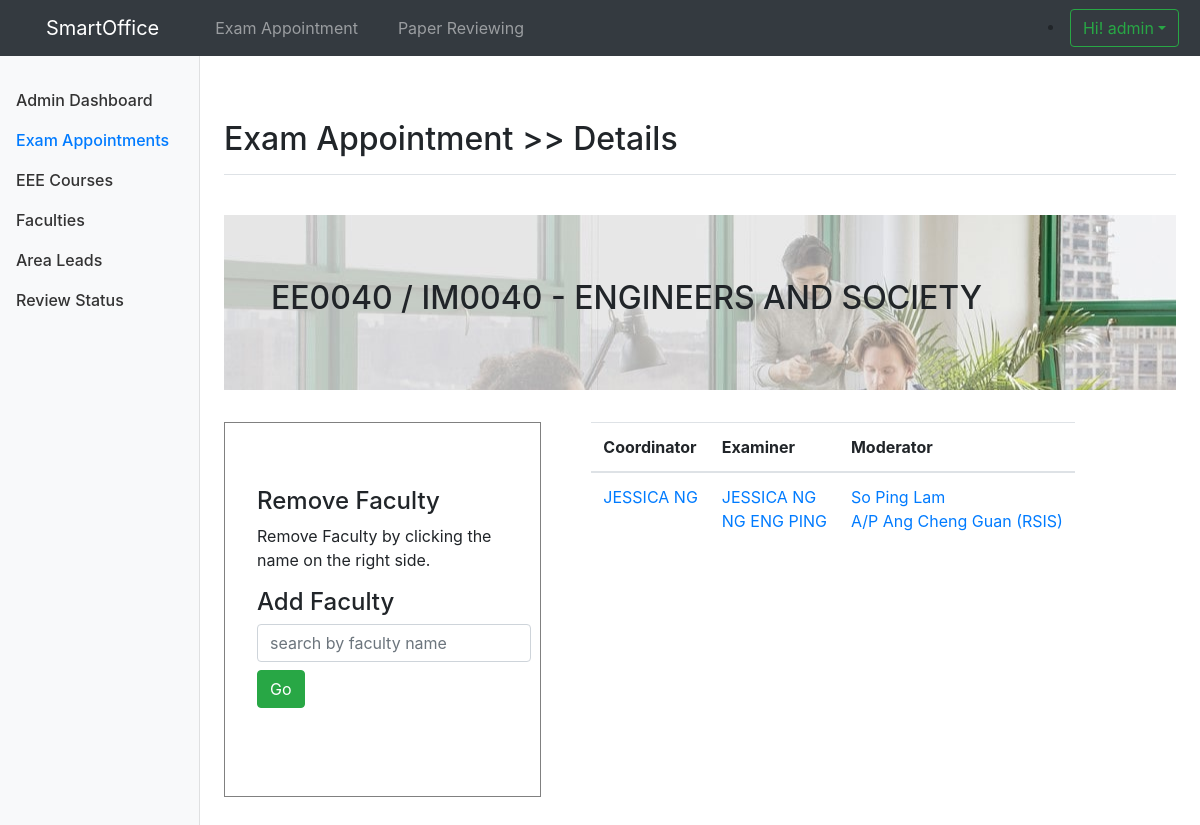
Screenshot of /scy/examdetail.php?courseid=2 (signed in) with the database file from the repository.
### tables this page shows
CREATE TABLE `course` (
  `courseid` int(11) NOT NULL,
  `area` varchar(20) NOT NULL,
  `code` varchar(20) NOT NULL,
  `coursename` varchar(100) NOT NULL,
  `exam` varchar(10) DEFAULT 'yes',
  `offered` varchar(10) DEFAULT 'yes',
  `ugpg` varchar(10) DEFAULT 'ug'
);

CREATE TABLE `examstaff` (
  `examid` int(11) NOT NULL,
  `staffid` int(11) NOT NULL,
  `courseid` int(11) NOT NULL,
  `role` varchar(5) NOT NULL
);

CREATE TABLE `staff` (
  `staffid` int(11) NOT NULL,
  `area` varchar(20) DEFAULT NULL,
  `name` varchar(50) NOT NULL,
  `email` varchar(50) DEFAULT NULL,
  `appointment` varchar(50) DEFAULT NULL
);

### scy/examdetail.php (the view, shortened to what this page needs)
<?php
if(!isset($_SESSION["loggedin"]) || !$_SESSION["loggedin"] === true){
    echo "<script> location.href='login.php'; </script>";
    exit;
}
else{
    require_once ("config.php");
    if ($_SERVER["REQUEST_METHOD"] == "POST"){
        if (isset($_POST['removefaculty'])){
            $sqlremove="delete from examstaff where examid=".$_POST['examid'].";";
            $resremove=mysqli_query($link,$sqlremove);
        }
        else if (isset($_POST['searchfaculty'])){
            $sqlsearchfaculty="select * from staff where name like '%".$_POST['search']."%';";
            $ressearchfaculty=mysqli_query($link,$sqlsearchfaculty);
        }
        else if(isset($_POST['addfaculty'])){
            $sqladd="insert into examstaff(staffid, courseid, role) values (".$_POST['staffid'].",".$_POST['courseid'].",'".$_POST['examrole']."');";
            $resadd=mysqli_query($link,$sqladd);
        }
        $courseid=$_POST['courseid'];
    }
    else $courseid=$_GET['courseid'];
    $sql="select * from course where courseid=".$courseid.";";
    $res=mysqli_query($link,$sql);
    $row = $res->fetch_assoc();
}
?>
<!doctype html>
<html lang="en">
<head>
    <link href="dist/css/bootstrap.min.css" rel="stylesheet">
    <link href="jumbotron.css" rel="stylesheet">
    <link href="dashboard.css" rel="stylesheet">
</head>
<body>
<?php include 'topnav.php'?>
<div class="container-fluid">
    <div class="row">
        <nav class="col-md-2 d-none d-md-block bg-light sidebar">
            <div class="sidebar-sticky">
                <ul class="nav flex-column">
                    <br>
                    <li class="nav-item">
                        <a class="nav-link" href="dashboard.php">
                            Admin Dashboard
                        </a>
                    </li>
                    <li class="nav-item">
                        <a class="nav-link active" href="modify_cem.php">
                            Exam Appointments<span class="sr-only">(current)</span>
                        </a>
                    </li>
                    <li class="nav-item">
                        <a class="nav-link" href="modify_course.php">
                            EEE Courses
                        </a>
                    </li>
                    <li class="nav-item">
                        <a class="nav-link" href="modify_staff.php">
                            Faculties
                        </a>
                    </li>
                    <li class="nav-item">
                        <a class="nav-link" href="modify_arealead.php">
                            Area Leads
                        </a>
                    </li>
                    <li class="nav-item">
                        <a class="nav-link" href="modify_status.php">
                            Review Status
                        </a>
                    </li>
                </ul>
        </nav>
        <main role="main" class="col-md-9 ml-sm-auto col-lg-10 px-4">
            <div class="d-flex justify-content-between flex-wrap flex-md-nowrap align-items-center pt-3 pb-2 mb-3 border-bottom">
                <h1 class="h2">Exam Appointment >> Details</h1>
            </div><br>
            <div class="jumbotron">
                <div class="container">
                    <h2><?php echo $row['code'];echo " - "; echo $row['coursename']?></h2>
                </div>
            </div>
            <div class="col-md-4 d-md-block jumbotron" style="float:left;background-image: none; border:1px solid grey;">
                <h4>Remove Faculty</h4>
                <p>Remove Faculty by clicking the name on the right side.</p>
                <h4>Add Faculty</h4>
                <form class="form-inline" action="examdetail.php" method="post">
                    <input type="text" class="form-control mb-2 mr-sm-1" id="inlineFormInputName2" placeholder="search by faculty name" name="search">
                    <input type="submit" class="btn btn-success mb-2" name="searchfaculty" value="Go">
                </form>
                <div class="table-responsive">
                </div>
            </div>
            <div style="float:left; margin-left:50px;">
                <div class="table-responsive">
                    <table class="table">
                        <thead>
                        <tr>
                            <th scope="col" ">Coordinator</th>
                            <th scope="col" ">Examiner</th>
                            <th scope="col" ">Moderator</th>
                        </tr>
                        </thead>
                        <tbody>
                        <?php
                            echo "<tr>";
                            $sqlc="select * from examstaff where courseid=".$courseid." AND role='C';";
                            $resc=mysqli_query($link,$sqlc);
                            echo "<td>";
                            for ($i=0; $i< $resc->num_rows; ++$i){
                                $rowc=$resc->fetch_assoc();
                                $sqlname="select * from staff where staffid=".$rowc['staffid'].";";
                                $resname=mysqli_query($link,$sqlname);
                                $rowname = $resname->fetch_assoc();
                                echo <<<_END
                                <a data-toggle="modal" data-target="#drop{$rowc['examid']}" href="#">{$rowname['name']}</a>
                                <div id="drop{$rowc['examid']}" class="modal fade" role="dialog">
                                  <div class="modal-dialog">
                                    <div class="modal-content">
                                      <form action="examdetail.php" method="post">
                                      <div class="modal-header">
                                        <h4 class="modal-title">Remove Faculty</h4>
                                      </div>
                                      <div class="modal-body">
                                        <p>Do you want to remove <strong>{$rowname['name']}</strong> from <strong>Coordinator</strong>?</p>
                                      </div>
                                      <div class="modal-footer">
                                        <input type="hidden" id="courseid" name="courseid" value="{$row['courseid']}">
                                        <input type="hidden" id="examid" name="examid" value="{$rowc['examid']}">
                                        <input type="submit" class="btn btn-danger" name="removefaculty" value="Remove">
                                        <button type="button" class="btn btn-default" data-dismiss="modal">Close</button>
                                      </div>
                                      </form>
                                    </div>
                                  </div>
                                </div><br>
_END;
                            }
                            echo "</td>";
                            $sqle="select * from examstaff where courseid=".$courseid." AND role='E';";
                            $rese=mysqli_query($link,$sqle);
                            echo "<td>";
                            for ($i=0; $i< $rese->num_rows; ++$i){
                                $rowe=$rese->fetch_assoc();
                                $sqlname="select * from staff where staffid=".$rowe['staffid']."";
                                $resname=mysqli_query($link,$sqlname);
                                $rowname = $resname->fetch_assoc();
                                echo <<<_END
                                <a data-toggle="modal" data-target="#drop{$rowe['examid']}" href="#">{$rowname['name']}</a>
                                <div id="drop{$rowe['examid']}" class="modal fade" role="dialog">
                                  <div class="modal-dialog">
                                    <div class="modal-content">
                                      <form action="examdetail.php"  method="post">
                                      <div class="modal-header">
                                        <h4 class="modal-title">Remove Faculty</h4>
                                      </div>
                                      <div class="modal-body">
                                        <p>Do you want to remove <strong>{$rowname['name']}</strong> from <strong>Examiner</strong>?</p>
                                      </div>
                                      <div class="modal-footer">
                                        <input type="hidden" id="courseid" name="courseid" value="{$row['courseid']}">
                                        <input type="hidden" id="examid" name="examid" value="{$rowe['examid']}">
                                        <input type="submit" class="btn btn-danger" name="removefaculty" value="Remove">
                                        <button type="button" class="btn btn-default" data-dismiss="modal">Close</button>
                                      </div>
                                      </form>
                                    </div>
                                  </div>
                                </div><br>
_END;
                            }
                            echo "</td>";
                            $sqlm="select * from examstaff where courseid=".$row['courseid']." AND role='M';";
                            $resm=mysqli_query($link,$sqlm);
                            echo "<td>";
                            for ($i=0; $i< $resm->num_rows; ++$i){
                                $rowm=$resm->fetch_assoc();
                                $sqlname="select * from staff where staffid=".$rowm['staffid']."";
                                $resname=mysqli_query($link,$sqlname);
                                $rowname = $resname->fetch_assoc();
                                echo <<<_END
                                <a data-toggle="modal" data-target="#drop{$rowm['examid']}" href="#">{$rowname['name']}</a>
                                <div id="drop{$rowm['examid']}" class="modal fade" role="dialog">
                                  <div class="modal-dialog">
                                    <div class="modal-content">
                                      <form action="examdetail.php"  method="post">
                                      <div class="modal-header">
                                        <h4 class="modal-title">Remove Faculty</h4>
                                      </div>
                                      <div class="modal-body">
                                        <p>Do you want to remove <strong>{$rowname['name']}</strong> from <strong>Moderator</strong>?</p>
                                      </div>
                                      <div class="modal-footer">
                                        <input type="hidden" id="courseid" name="courseid" value="{$row['courseid']}">
                                        <input type="hidden" id="examid" name="examid" value="{$rowm['examid']}">
                                        <input type="submit" class="btn btn-danger" name="removefaculty" value="Remove">
                                        <button type="button" class="btn btn-default" data-dismiss="modal">Close</button>
                                      </div>
                                      </form>
                                    </div>
                                  </div>
                                </div><br>
_END;
                            }
                            echo "</td></tr>";
                        ?>
                        </tbody>
                    </table>
                </div>
            </div>
        </main>
    </div>
</div>
</body>
</html>

### scy/jumbotron.css (style rules this page uses)
body { padding-top: 3.5rem; }

### scy/dashboard.css (style rules this page uses)
.sidebar { position: fixed; top: 0; bottom: 0; left: 0; z-index: 100; padding: 48px 0 0; box-shadow: inset -1px 0 0 rgba(0, 0, 0, .1); }
.sidebar-sticky { position: relative; top: 0; height: calc(100vh - 48px); padding-top: .5rem; overflow-x: hidden; overflow-y: auto; }
.sidebar .nav-link { font-weight: 500; color: #333; }
.sidebar .nav-link.active { color: #007bff; }
[role="main"] { padding-top: 48px; }

### rows the page displays
course: code "EE0040 / IM0040", coursename "ENGINEERS AND SOCIETY"
examstaff: staffid.name "JESSICA NG"
examstaff: staffid.name "JESSICA NG"
examstaff: staffid.name "NG ENG PING"
examstaff: staffid.name "So Ping Lam"
examstaff: staffid.name "A/P Ang Cheng Guan (RSIS)"

### other values shown
$_SESSION['username'] "admin"
